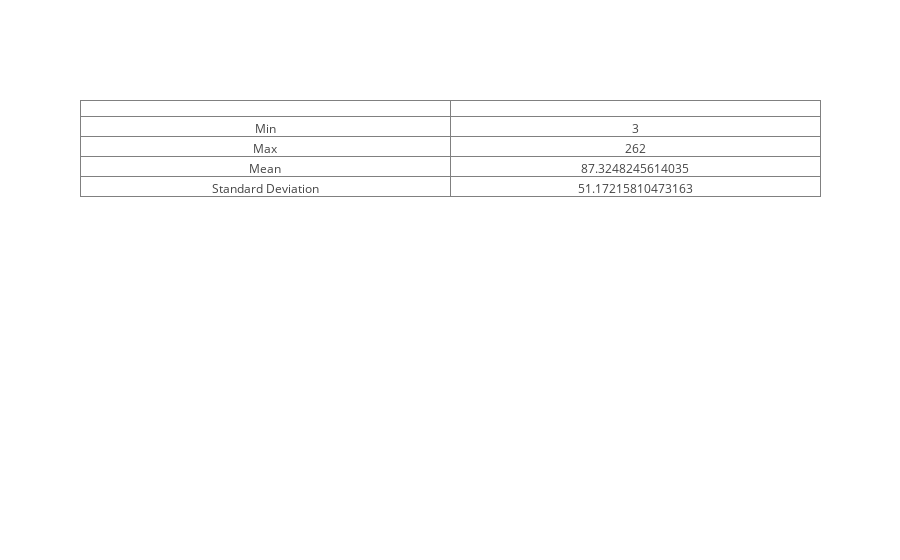

Notebook code cell kept with this figure:
### Code cell
calculate_headline_stats(bullish_stop_words_free_data, 'bullish-headline-metrics')

### Figure 1 — Plotly figure (JSON) as saved in the notebook; plotly's stock layout.template omitted (floating-point values rounded to 4 significant figures)
{"data": [{"cells": {"values": [["Min", "Max", "Mean", "Standard Deviation"], [3, 262, 87.32, 51.17]]}, "type": "table", "uid": "c4cb050a-98df-4383-b6c1-466b2d0f121c"}], "layout": {}}
